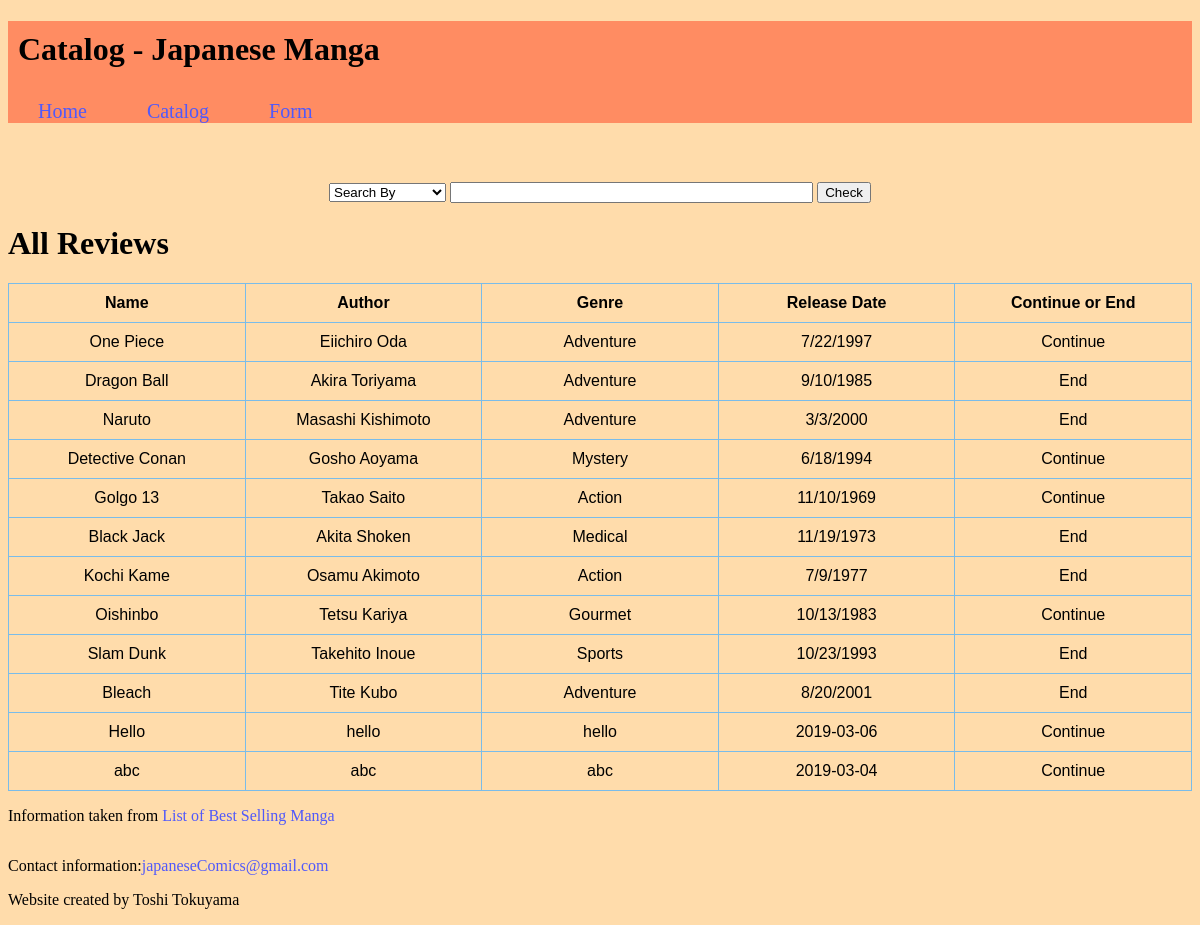
Screenshot of /catalog.php with the database file from the repository.
### tables this page shows
CREATE TABLE "manga" (
	`id`	INTEGER NOT NULL PRIMARY KEY AUTOINCREMENT UNIQUE,
	`manga_name`	TEXT NOT NULL,
	`author`	TEXT NOT NULL,
	`genre`	TEXT NOT NULL,
	`release_date`	TEXT NOT NULL,
	`continue_or_end`	TEXT NOT NULL
);

### catalog.php (the view, shortened to what this page needs)
<?php
include("includes/init.php");
$db = open_sqlite_db("secure/data.sqlite");
function print_database($record)
{
    ?>
<tr>
    <td><?php echo htmlspecialchars($record["manga_name"]); ?></td>
    <td><?php echo htmlspecialchars($record["author"]); ?></td>
    <td><?php echo htmlspecialchars($record["genre"]); ?></td>
    <td><?php echo htmlspecialchars($record["release_date"]); ?></td>
    <td><?php echo htmlspecialchars($record["continue_or_end"]); ?></td>
</tr>
<?php
}
if (isset($_GET['search']) && isset($_GET['category'])) {
    $configuration = true;
    $category = filter_input(INPUT_GET, 'category', FILTER_SANITIZE_STRING);
    if (in_array($category, array_keys(SEARCH_FIELDS))) {
        $search_field = $category;
    } else {
        array_push($messages, "Invalid category for search.");
        $do_search = false;
    }
    $search = filter_input(INPUT_GET, 'search', FILTER_SANITIZE_STRING);
    $search = trim($search);
} else {
    $configuration = false;
    $search = null;
}
?>
<!DOCTYPE html>
<html lang = "en">
<?php include("includes/head.php"); ?>
<body>
    <?php include("includes/header.php"); ?>
    <form class="search_bar" action="catalog.php" method="get">
        <select class="choose" name="category">
            <option value="" selected disabled>Search By</option>
        </select>
        <input type="text" name="search" class="search" />
        <button type="submit">Check</button>
    </form>
    <?php
    if ($configuration) { ?>
    <h1>Search Result</h1>
    <?php
    $sql = "SELECT * FROM manga WHERE " . $search_field . " LIKE '%' || :search || '%'";
    $params = array(':search' => $search);
    } else { ?>
        <h1>All Reviews</h1>
        <?php
        $sql = "SELECT * FROM manga";
        $params = array();
    }
    $query = $db->prepare($sql);
    if ($query and $query->execute($params)) {
        $records = $query->fetchAll();
    }
    if ($query) {
        if (count($records) > 0) { ?>
        <table id="table">
            <tr>
                <th>Name</th>
                <th>Author</th>
                <th>Genre</th>
                <th>Release Date</th>
                <th>Continue or End</th>
            </tr>
            <?php
            foreach ($records as $record) {
                print_database($record);
            } ?>
        </table>
        <?php
    } else {
        echo "<p>No matching reviews found</p>";
    }
    } ?>
    <p>Information taken from <a href="https://en.wikipedia.org/wiki/List_of_best-selling_manga">List of Best Selling Manga</a></p>
    <?php include("includes/footer.php"); ?>
</body>
</html>

### includes/head.php (shortened to what this page needs)
<head>
    <link rel="stylesheet" type="text/css" href="styles/all.css" media="all" />
</head>

### includes/header.php (shortened to what this page needs)
<header>
    <h1 class = "title">
    </h1>
    <nav>
        <ul class = "nav">
            <?php
            foreach ($pages as $elements) {
                $file = $elements[0];
                $pagename = $elements[1];
                echo '<li><a href="' . $file . '">' . $pagename . '</a></li>';
            }
            ?>
        </ul>
    </nav>
</header>

### includes/init.php (shortened to what this page needs)
<?php
$pages = [
  ['index.php', 'Home'],
  ['catalog.php', 'Catalog'],
  ['forms.php', 'Form'],
];
$current_page = basename($_SERVER['PHP_SELF']);
function title(){
  global $pages, $current_page;
  $title = '';
  foreach($pages as $element){
    $file = $element[0];
    $pagename = $element[1];
    if ($current_page == $file) {
      $title = $pagename . ' - ';
      break;
    }
  }
  $title = $title . "Japanese Manga";
  echo htmlspecialchars($title);
}
?>

### includes/footer.php
<div class = "footer">
    <footer>
        <p>Contact information:<a href="japaneseComics@gmail.com">japaneseComics@gmail.com</a></p>
        <p>Website created by Toshi Tokuyama </p>
    </footer>
</div>

### styles/all.css (style rules this page uses)
html { background-color: #ffdcab; }
.title { padding: 10px; }
header { background-color: rgb(255, 140, 98); }
nav ul { margin: 0; padding: 0; list-style: none; margin-top: 20px; }
nav ul li { padding: 30px; display: inline; font-size: 20px; }
a { text-decoration: none; color: #5159fa; }
input, select { margin-right: 25%; }
.search { width: 30%; margin-right: 0%; }
.choose { margin-right: 0%; }
.search_bar { text-align: center; padding-top: 5%; }
#table { margin-right:auto; margin-left:auto; width: 100%; }
table { font-family: arial, sans-serif; border-collapse: collapse; width: 100%; }
td, th { border: 1px solid; border-color: #7abce9; text-align: center; padding: 10px; width: 10%; }
footer { position: absolute; width: 100%; overflow: hidden; }
.footer { position: relative; min-height: 100%; }

### rows the page displays
manga: manga_name "One Piece", author "Eiichiro Oda", genre "Adventure", release_date "7/22/1997", continue_or_end "Continue"
manga: manga_name "Dragon Ball", author "Akira Toriyama", genre "Adventure", release_date "9/10/1985", continue_or_end "End"
manga: manga_name "Naruto", author "Masashi Kishimoto", genre "Adventure", release_date "3/3/2000", continue_or_end "End"
manga: manga_name "Detective Conan", author "Gosho Aoyama", genre "Mystery", release_date "6/18/1994", continue_or_end "Continue"
manga: manga_name "Golgo 13", author "Takao Saito", genre "Action", release_date "11/10/1969", continue_or_end "Continue"
manga: manga_name "Black Jack", author "Akita Shoken", genre "Medical", release_date "11/19/1973", continue_or_end "End"
manga: manga_name "Kochi Kame", author "Osamu Akimoto", genre "Action", release_date "7/9/1977", continue_or_end "End"
manga: manga_name "Oishinbo", author "Tetsu Kariya", genre "Gourmet", release_date "10/13/1983", continue_or_end "Continue"
manga: manga_name "Slam Dunk", author "Takehito Inoue", genre "Sports", release_date "10/23/1993", continue_or_end "End"
manga: manga_name "Bleach", author "Tite Kubo", genre "Adventure", release_date "8/20/2001", continue_or_end "End"
manga: manga_name "Hello", author "hello", genre "hello", release_date "2019-03-06", continue_or_end "Continue"
manga: manga_name "abc", author "abc", genre "abc", release_date "2019-03-04", continue_or_end "Continue"

### other values shown
$title "Catalog - Japanese Manga"
$pagename "Home"
$pagename "Catalog"
$pagename "Form"
